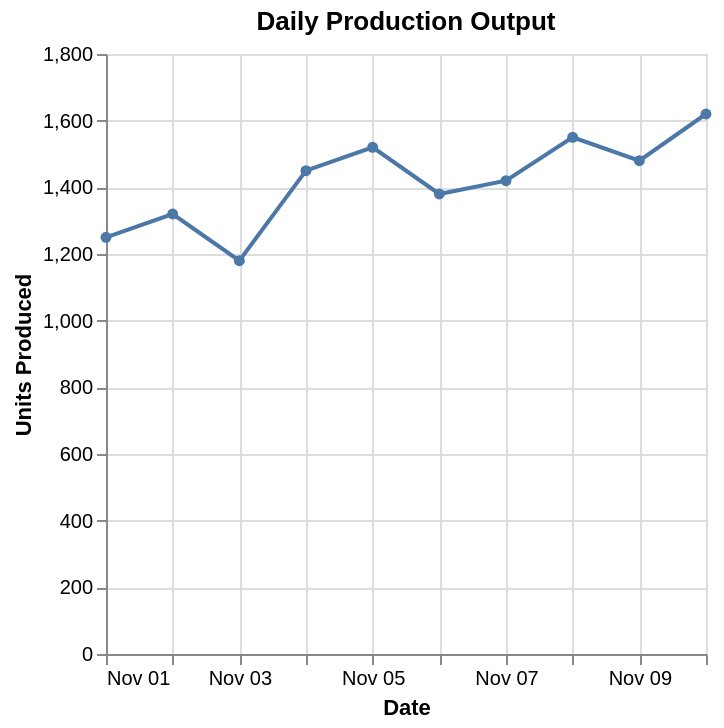

Source (Vega-Lite JSON):
### Vega-Lite specification from a JSON file in a GitHub repository (floating-point values rounded to 4 significant figures)
{"$schema": "https://vega.github.io/schema/vega-lite/v6.json", "description": "Production output tracking", "data": {"values": [{"date": "2024-11-01", "units": 1250}, {"date": "2024-11-02", "units": 1320}, {"date": "2024-11-03", "units": 1180}, {"date": "2024-11-04", "units": 1450}, {"date": "2024-11-05", "units": 1520}, {"date": "2024-11-06", "units": 1380}, {"date": "2024-11-07", "units": 1420}, {"date": "2024-11-08", "units": 1550}, {"date": "2024-11-09", "units": 1480}, {"date": "2024-11-10", "units": 1620}]}, "mark": {"type": "line", "point": true, "strokeWidth": 2}, "encoding": {"x": {"field": "date", "type": "temporal", "axis": {"title": "Date", "format": "%b %d"}}, "y": {"field": "units", "type": "quantitative", "axis": {"title": "Units Produced", "format": ",.0f"}}, "tooltip": [{"field": "date", "type": "temporal", "format": "%B %d, %Y"}, {"field": "units", "type": "quantitative", "title": "Units", "format": ",.0f"}]}, "title": "Daily Production Output"}
